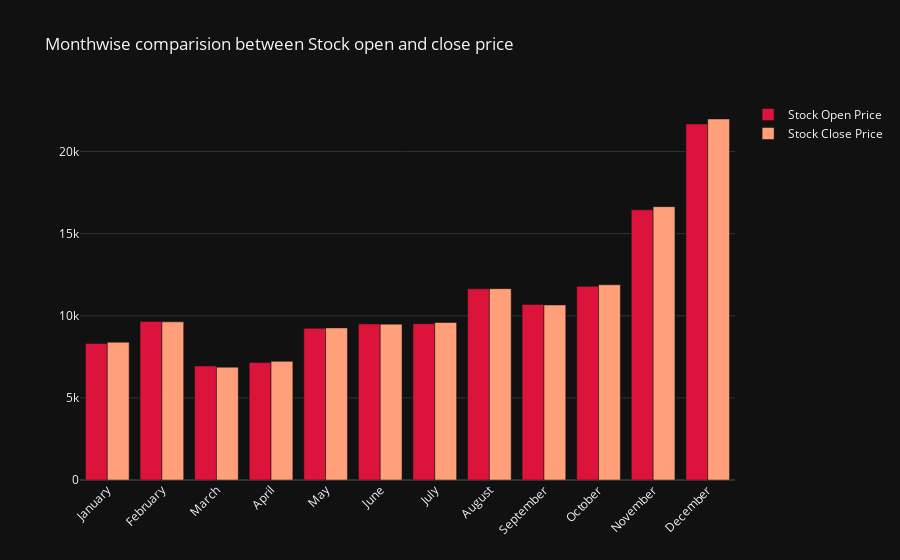

The notebook cell this image was saved under:
### Code cell
fig = go.Figure()

fig.add_trace(go.Bar(
    x=monthvise.index,
    y=monthvise['Open'],
    name='Stock Open Price',
    marker_color='crimson'
))
fig.add_trace(go.Bar(
    x=monthvise.index,
    y=monthvise['Close'],
    name='Stock Close Price',
    marker_color='lightsalmon'
))

fig.update_layout(barmode='group', xaxis_tickangle=-45, 
                  title='Monthwise comparision between Stock open and close price')
fig.show()

### Figure 1 — Plotly figure (JSON) as saved in the notebook; plotly's stock layout.template omitted (floating-point values rounded to 4 significant figures)
{"data": [{"marker": {"color": "crimson"}, "name": "Stock Open Price", "x": ["January", "February", "March", "April", "May", "June", "July", "August", "September", "October", "November", "December"], "y": [8319.0, 9656.0, 6944.0, 7151.0, 9238.0, 9500.0, 9519.0, 11640.0, 10690.0, 11790.0, 16450.0, 21680.0], "type": "bar"}, {"marker": {"color": "lightsalmon"}, "name": "Stock Close Price", "x": ["January", "February", "March", "April", "May", "June", "July", "August", "September", "October", "November", "December"], "y": [8389.0, 9631.0, 6871.0, 7224.0, 9263.0, 9489.0, 9590.0, 11650.0, 10660.0, 11890.0, 16650.0, 21980.0], "type": "bar"}], "layout": {"xaxis": {"tickangle": -45}, "barmode": "group", "title": {"text": "Monthwise comparision between Stock open and close price"}}}
